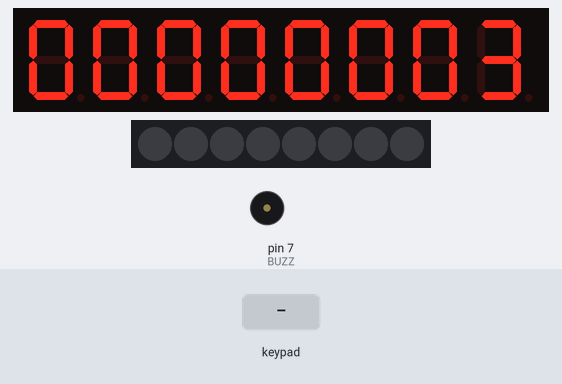
Recording of a sketch running on a simulated Arduino Uno, built with avr-gcc and run on an emulated ATmega328P. Parts: 8-digit seven-segment display, 8 RGB LEDs in strip order, left to right, buzzer (waves = sounding). Inputs (shaded band) come from the test bench. Random numbers use the default seed unless the sketch sets one.

Above: at 1.2 s.
1.3 s: key '1' pressed
At 1.6 s:
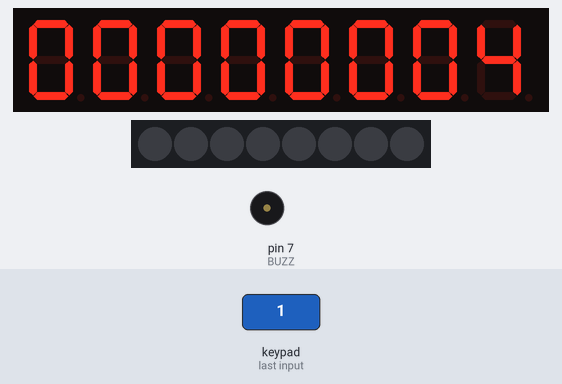
4.3 s: keypad keys 1 2 pressed 0.4 s apart
At 9.6 s:
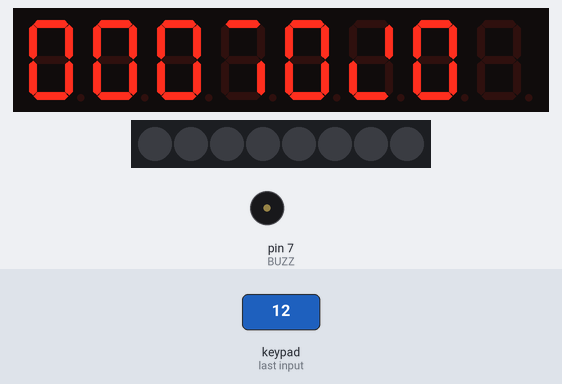
At 10.5 s:
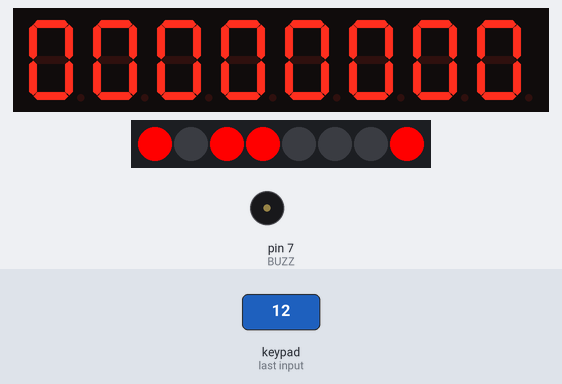
Timing chart, 0 to 45.5 s (numbered marks = the images above; inputs shaded):
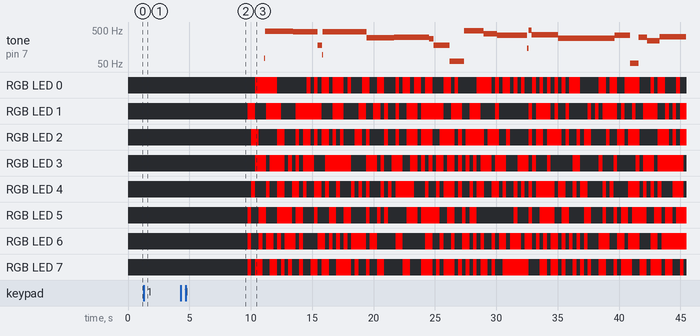

Measured:
- by itself, tone on pin 7 (BUZZ): plays 74 Hz for 0.04 s, 462 Hz for 2.3 s, 440 Hz for 2.0 s, 180 Hz for 0.35 s, 93 Hz for 0.03 s, 448 Hz for 3.6 s … (24 notes in this stretch)
- what the display in image 1 shows lasts 1.2 s, from 1.3 s to 2.5 s

The sketch:

molahatirlatici.ino
```cpp
#include <TM1638.h>

#define STB 10
#define CLK 9
#define DIO 8

#define BUZZ 7

TM1638 tm(CLK, DIO, STB);

void setup() {
  Serial.begin(9600);
  tm.reset();
  pinMode(BUZZ, OUTPUT);
}

int tutulanSure = 5000;
unsigned long sure = millis();
unsigned long toplamSure = sure + tutulanSure;
int kalanSure = (toplamSure - sure) / 1000;

const uint8_t text[] = { 0x3f, 0x06, 0x5b, 0x4f, 0x66, 0x6d, 0x7d, 0x07, 0x7f, 0x6f };

void loop() {
  uint8_t buttons = tm.getButtons();

  if (kalanSure >= 0) {
    tm.writeLeds(0b00000000);
    sure = millis();
    kalanSure = (toplamSure - sure) / 1000;
    int tmp = kalanSure;
    for (int i = 0; i < 8; i++) {
      tm.displayDig(i, text[(tmp % 10)]);
      tmp = tmp / 10;
    }
    noTone(BUZZ);
  } else {
    tm.writeLeds(random(0, 256));
    int tmp = 0;
    for (int i = 0; i < 8; i++) {
      tm.displayDig(i, text[(tmp % 10)]);
      tmp = tmp / 10;
    }
    tone(BUZZ, random(30, 500));
  }

  if (buttons == 1) {
    toplamSure = sure + tutulanSure;
    kalanSure = (toplamSure - sure) / 1000;
  }
}
```
